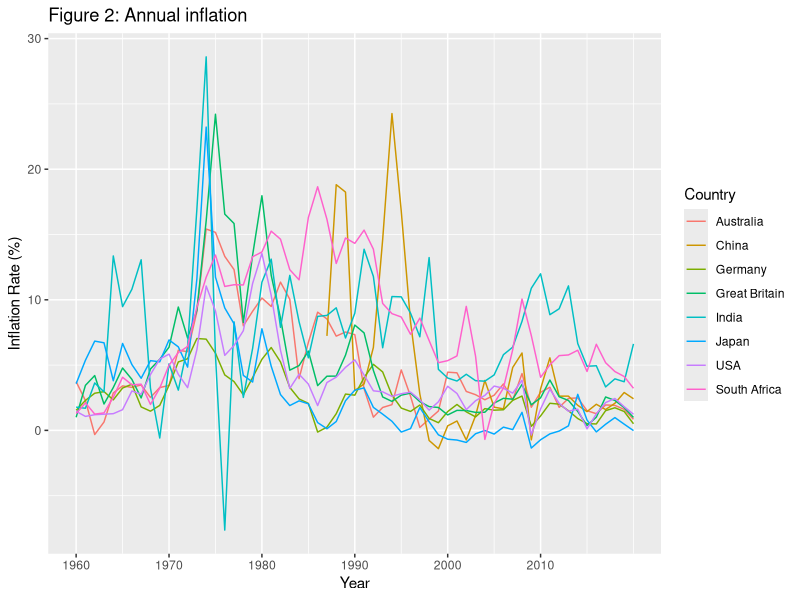

Reproduce this figure in R.
library(tidyverse)

I.df <- read_csv("inflation.csv") %>%
  pivot_longer(5:65, names_to = "year", values_to = "Value")
  
I.df$year = as.numeric(I.df$year)

I.lite.df <- I.df %>%
  filter(`Country Code` == "AUS" | `Country Code` == "USA" |`Country Code` == "GBR" |
           `Country Code` == "DEU" |`Country Code` == "JPN" |
           `Country Code` == "ZAF" |`Country Code` == "IND" | 
           `Country Code` == "CHN")

I.lite.df %>%
  ggplot(aes(x = year,
             y = Value))+
  geom_line(aes(color = `Country Code`))+
  labs(title = "Figure 2: Annual inflation",
       y = "Inflation Rate (%)",
       x = "Year",
       color = "Country")+
  scale_x_continuous(name = "Year", breaks = c(1960,1970,1980,1990,2000,2010),
                     labels = c("1960","1970", "1980","1990","2000","2010"))+
  scale_color_hue(labels = c("Australia", "China", "Germany", "Great Britain",
                             "India", "Japan", "USA", "South Africa"))

